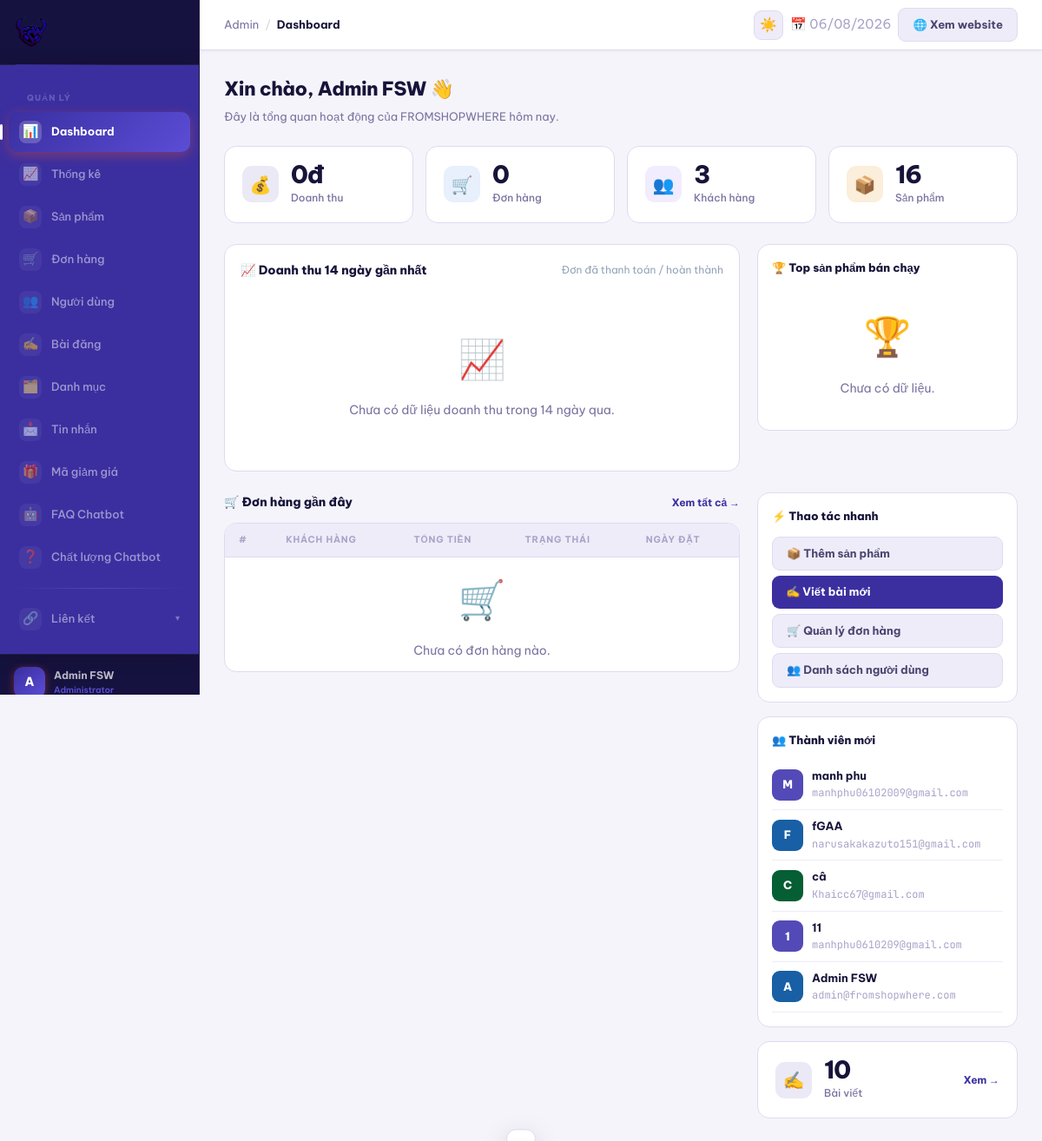
/admin/index.php (signed in), run on the app's committed database.
### tables this page shows
CREATE TABLE `users` (
  `id` int(11) NOT NULL,
  `ho_ten` varchar(100) NOT NULL,
  `email` varchar(150) NOT NULL,
  `mat_khau` varchar(255) NOT NULL,
  `so_dien_thoai` varchar(15) DEFAULT NULL,
  `dia_chi` text DEFAULT NULL,
  `vai_tro` enum('khach_hang','admin') NOT NULL DEFAULT 'khach_hang',
  `ngay_tao` timestamp NOT NULL DEFAULT current_timestamp(),
  `email_verified` tinyint(1) NOT NULL DEFAULT 0,
  `verification_token` varchar(255) DEFAULT NULL
);

### config.php (called while the page is built, shortened)
<?php
function db(): PDO {
    static $pdo = null;
    if ($pdo) return $pdo;
    $dsn = sprintf('mysql:host=%s;dbname=%s;charset=%s', DB_HOST, DB_NAME, DB_CHARSET);
    $pdo = new PDO($dsn, DB_USER, DB_PASS, [
        PDO::ATTR_ERRMODE            => PDO::ERRMODE_EXCEPTION,
        PDO::ATTR_DEFAULT_FETCH_MODE => PDO::FETCH_ASSOC,
        PDO::ATTR_EMULATE_PREPARES   => false,
    ]);
    return $pdo;
}
function fmtVND(float $n): string {
    return number_format($n, 0, ',', '.') . 'đ';
}
function e(string $s): string {
    return htmlspecialchars($s, ENT_QUOTES, 'UTF-8');
}

### admin/index.php (the view, shortened to what this page needs)
<?php
require_once __DIR__ . '/../config.php';
try {
  $total_orders   = (int)db()->query("SELECT COUNT(*) FROM orders")->fetchColumn();
  $total_users    = (int)db()->query("SELECT COUNT(*) FROM users WHERE vai_tro='khach_hang'")->fetchColumn();
  $total_products = (int)db()->query("SELECT COUNT(*) FROM products WHERE trang_thai='hien'")->fetchColumn();
  $total_posts    = (int)db()->query("SELECT COUNT(*) FROM posts WHERE trang_thai='da_dang'")->fetchColumn();
  $revenue        = (float)db()->query("SELECT COALESCE(SUM(tong_tien),0) FROM orders WHERE trang_thai IN ('da_thanh_toan','hoan_thanh')")->fetchColumn();
  $recent_orders  = db()->query("SELECT o.*,u.ho_ten,u.email FROM orders o JOIN users u ON u.id=o.nguoi_dung_id ORDER BY o.ngay_dat DESC LIMIT 8")->fetchAll();
  $recent_users   = db()->query("SELECT * FROM users ORDER BY ngay_tao DESC LIMIT 5")->fetchAll();
  $revByDayRaw = db()->query(
    "SELECT DATE(ngay_dat) AS d, SUM(tong_tien) AS total
     FROM orders
     WHERE trang_thai IN ('da_thanh_toan','hoan_thanh')
       AND ngay_dat >= DATE_SUB(CURDATE(), INTERVAL 13 DAY)
     GROUP BY DATE(ngay_dat)"
  )->fetchAll(PDO::FETCH_KEY_PAIR);
  $revenueByDay = [];
  for ($i = 13; $i >= 0; $i--) {
    $d = date('Y-m-d', strtotime("-$i day"));
    $revenueByDay[$d] = (float)($revByDayRaw[$d] ?? 0);
  }
  $topProducts = db()->query(
    "SELECT p.id, p.ten_san_pham, p.hinh_anh,
            SUM(oi.so_luong) AS sold_qty,
            SUM(oi.so_luong * oi.don_gia) AS sold_revenue
     FROM order_items oi
     JOIN orders o ON o.id = oi.don_hang_id
     JOIN products p ON p.id = oi.san_pham_id
     WHERE o.trang_thai IN ('da_thanh_toan','hoan_thanh')
     GROUP BY p.id
     ORDER BY sold_qty DESC
     LIMIT 5"
  )->fetchAll();
} catch(Exception $e) {
  $total_orders=0;$total_users=0;$total_products=0;$total_posts=0;$revenue=0;$pending=0;$recent_orders=[];$recent_users=[];
  $revenueByDay=[];$topProducts=[];
}
include __DIR__ . '/../includes/admin-head.php';
?>
<div class="adm">
  <?php include __DIR__ . '/sidebar.php'; ?>
  <main class="adm-main">
    <?php include __DIR__ . '/../includes/admin-topbar.php'; ?>
    <div class="adm-content">
      <div class="adm-welcome" style="margin-bottom:22px">
        <h1>Xin chào, <?= e($_SESSION['user_name'] ?? 'Admin') ?> 👋</h1>
        <p>Đây là tổng quan hoạt động của FROMSHOPWHERE hôm nay.</p>
      </div>
      <div class="stats-grid stats-grid-4" style="margin-bottom:24px">
        <div class="stat-card">
          <div class="stat-icon si-green">💰</div>
          <div>
            <div class="stat-num"><?= fmtVND($revenue) ?></div>
            <div class="stat-lbl">Doanh thu</div>
          </div>
        </div>
        <div class="stat-card">
          <div class="stat-icon si-blue">🛒</div>
          <div>
            <div class="stat-num"><?= $total_orders ?></div>
            <div class="stat-lbl">Đơn hàng</div>
          </div>
        </div>
        <div class="stat-card">
          <div class="stat-icon si-purple">👥</div>
          <div>
            <div class="stat-num"><?= $total_users ?></div>
            <div class="stat-lbl">Khách hàng</div>
          </div>
        </div>
        <div class="stat-card">
          <div class="stat-icon si-yellow">📦</div>
          <div>
            <div class="stat-num"><?= $total_products ?></div>
            <div class="stat-lbl">Sản phẩm</div>
          </div>
        </div>
      </div>
      <div class="adm-dash-grid" style="margin-bottom:24px">
        <div class="table-card" style="padding:18px">
          <div style="display:flex;align-items:center;justify-content:space-between;margin-bottom:14px">
            <span style="font-size:14px;font-weight:800">📈 Doanh thu 14 ngày gần nhất</span>
            <span style="font-size:12px;color:var(--text-muted2,#94a3b8)">Đơn đã thanh toán / hoàn thành</span>
          </div>
          <?php
            $maxRev = max(1, max($revenueByDay ?: [0]));
          ?>
          <?php if ($maxRev <= 1): ?>
            <div class="table-empty" style="padding:40px 0"><span class="te-icon">📈</span>Chưa có dữ liệu doanh thu trong 14 ngày qua.</div>
          <?php endif; ?>
        </div>
        <div class="table-card" style="padding:16px">
          <div style="font-size:13px;font-weight:800;margin-bottom:12px">🏆 Top sản phẩm bán chạy</div>
          <?php if (empty($topProducts)): ?>
            <div class="table-empty" style="padding:20px 0"><span class="te-icon">🏆</span>Chưa có dữ liệu.</div>
          <?php endif; ?>
        </div>
      </div>
      <div class="adm-dash-grid">
        <div>
          <div style="display:flex;align-items:center;justify-content:space-between;margin-bottom:12px">
            <span style="font-size:14px;font-weight:800">🛒 Đơn hàng gần đây</span>
            <a href="<?= SITE_URL ?>/admin/orders.php" style="font-size:12px;color:var(--green);font-weight:700">Xem tất cả →</a>
          </div>
          <div class="table-card">
            <table>
              <thead>
                <tr><th>#</th><th>Khách hàng</th><th>Tổng tiền</th><th>Trạng thái</th><th>Ngày đặt</th></tr>
              </thead>
              <tbody>
              <?php if(empty($recent_orders)): ?>
                <tr><td colspan="5" class="table-empty"><span class="te-icon">🛒</span>Chưa có đơn hàng nào.</td></tr>
              <?php endif; ?>
              </tbody>
            </table>
          </div>
        </div>
        <div style="display:flex;flex-direction:column;gap:16px">
          <div class="table-card" style="padding:16px">
            <div style="font-size:13px;font-weight:800;margin-bottom:12px">⚡ Thao tác nhanh</div>
            <div style="display:flex;flex-direction:column;gap:6px">
              <a href="<?= SITE_URL ?>/admin/products.php" class="btn btn-secondary" style="justify-content:flex-start;font-size:13px">📦 Thêm sản phẩm</a>
              <a href="<?= SITE_URL ?>/admin/posts.php" class="btn btn-primary" style="justify-content:flex-start;font-size:13px">✍️ Viết bài mới</a>
              <a href="<?= SITE_URL ?>/admin/orders.php" class="btn btn-secondary" style="justify-content:flex-start;font-size:13px">🛒 Quản lý đơn hàng</a>
              <a href="<?= SITE_URL ?>/admin/users.php" class="btn btn-secondary" style="justify-content:flex-start;font-size:13px">👥 Danh sách người dùng</a>
            </div>
          </div>
          <div class="table-card" style="padding:16px">
            <div style="font-size:13px;font-weight:800;margin-bottom:12px">👥 Thành viên mới</div>
            <?php $ucolors=['#065E34','#185FA5','#534AB7','#A32D2D','#BA7517'];
            foreach($recent_users as $u):
              $uc = $ucolors[$u['id'] % count($ucolors)];
            ?>
            <div style="display:flex;align-items:center;gap:10px;padding:8px 0;border-bottom:1px solid var(--bg-2)">
              <div class="user-av" style="background:<?= $uc ?>"><?= strtoupper(mb_substr($u['ho_ten'],0,1)) ?></div>
              <div>
                <div style="font-size:13px;font-weight:700"><?= e($u['ho_ten']) ?></div>
                <div class="mono text-muted2"><?= e($u['email']) ?></div>
              </div>
            </div>
            <?php endforeach; ?>
          </div>
          <div class="stat-card">
            <div class="stat-icon si-lime">✍️</div>
            <div>
              <div class="stat-num"><?= $total_posts ?></div>
              <div class="stat-lbl">Bài viết</div>
            </div>
            <a href="<?= SITE_URL ?>/admin/posts.php" style="margin-left:auto;font-size:12px;color:var(--green);font-weight:700">Xem →</a>
          </div>
        </div>
      </div>
    </div>
  </main>
</div>
</body>
</html>

### data on the page
users: ho_ten "M", ho_ten "manh phu", email "manhphu06102009@gmail.com"
users: ho_ten "F", ho_ten "fGAA", email "narusakakazuto151@gmail.com"
users: ho_ten "C", ho_ten "câ", email "Khaicc67@gmail.com"
users: ho_ten "1", ho_ten "11", email "manhphu0610209@gmail.com"
users: ho_ten "A", ho_ten "Admin FSW", email "admin@fromshopwhere.com"

### other printed values
mb_substr($_SESSION['user_name'] ?? 'A', 0, 1) "A"
$_SESSION['user_name'] "Admin FSW"
$admBreadcrumb "Admin"
$admPageLabel "Dashboard"
fmtVND($revenue) "0đ"
$total_orders "0"
$total_users "3"
$total_products "16"
$total_posts "10"
